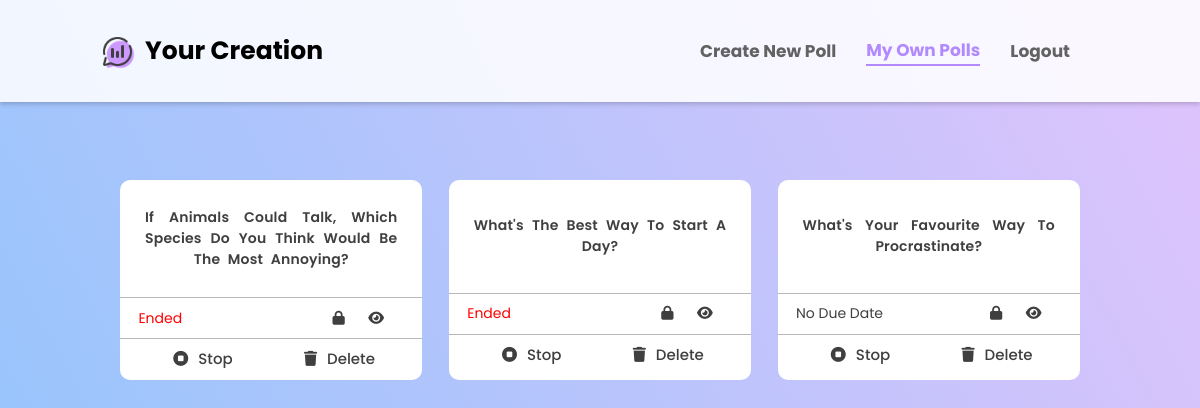
The app's page /myOwnPolls.php (signed in) with its own data.
### tables this page shows
CREATE TABLE `questions` (
  `qID` int(11) NOT NULL,
  `question` varchar(100) NOT NULL,
  `endDate` date NOT NULL,
  `uid` int(11) NOT NULL
);

### myOwnPolls.php (the view, shortened to what this page needs)
<!DOCTYPE html>
<html lang="en">
<head>
    <link rel="stylesheet" href="css/myownpolls.css">
    <link rel="stylesheet" href="https://cdnjs.cloudflare.com/ajax/libs/font-awesome/6.5.1/css/all.min.css" />
</head>
<body>
    <div class="container">
    <?php
        if(isset($_SESSION["currentUser"]))
        {
        $uID=$_SESSION["currentUser"];
        echo "  <header>
                    <div class='webname'>
                        <img src='images/icons.png' alt='LOGO'>
                        <button onClick='location.href=\"homepage.php\"' class='homepage'>Your Creation</button>
                    </div>
                    <nav>
                        <div class='btn'>
                            <button onclick='location.href=\"cp1.php\"' class=''>Create New Poll</button>
                        </div>
                        <div class='btn'>
                        <button onclick='location.href=\"myOwnPolls.php\"' class='myownpoll'>My Own Polls</button>
                        </div>
                        <div class='btn'>
                            <button onclick='location.href=\"Logout.php\"' class='Logout'>Logout</button>
                        </div>
                    </nav>
                    <div class='mob-wrapper'>
                        <img src='images/icons8-menu.svg' alt='Mobile Menu Icon' style='width: 40px;' class='menu' />
                        <div class='hide' style='display:none;'>
                            <a href='cp1.php' class='here'>Create new poll</a>
                            <a href='myownpolls.php'>My Own Polls</a>
                            <a href='logout.php'>Logout</a>
                        </div>
                    </div>
                </header>";
        }
        else
        {
            header('location:homepage.php');
        }
        echo "<main>";
    try {
        require('connection.php');
        $sql = "SELECT * FROM questions WHERE uID=?";
        $rs=$db->prepare($sql);
        $rs->bindParam(1,$uID);
        $stmt=$rs->execute();
        if($stmt>0)
        {
            $rows = $rs->fetchAll(PDO::FETCH_ASSOC);
            foreach($rows as $row)
            {
                $qID=$row["qID"];
                echo "<div class='qBox'>
                            <div class='question' onClick='location.href=\"viewquestion2.php?qID=$qID\"'>  ". $row['question']."</div>";
                $endDate=$row["endDate"];
                echo   "<div class='info'>";
                echo "<div class='row1'>";
                if($endDate < date("Y-m-d") && $endDate != '0000-00-00')
                {
                    $color = "red";
                    $status = "Ended";
                    echo "<div class='endDate' style='color: {$color}'> $status </div>";
                }
                if($endDate == '0000-00-00')
                {
                    echo "<div class='endDate'> No Due Date </div>";
                }
                if(isset($_SESSION['currentUser']))
                {
                    $uID = $_SESSION['currentUser'];
                    $sql2 = "SELECT * FROM votes WHERE uID = :uID AND qID = :qID";
                    $result2 = $db->prepare($sql2);
                    $result2->bindValue(":uID", $uID);
                    $result2->bindValue(":qID", $qID);
                    $result2->execute();
                    $count2 = $result2->rowCount();
                    if($count2 > 0)
                        echo "  <div class='lock'>
                                    <i class='fa-solid fa-lock'></i>
                                </div>";
                    else
                        echo "  <div class='lock'>
                                    <i class='fa-solid fa-unlock-keyhole'></i>
                                </div>";
                }
                echo " <div>
                            <i id='eye' class='fa-solid fa-eye'></i>
                        </div> ";
                echo "</div>";
                echo "  <div class='row2'>
                                <div onClick='location.href=\"stopQuestion.php?qID=$qID\"' class='stop'>
                                    <i class='fa-solid fa-circle-stop'></i>
                                    <h4>Stop</h4>
                                </div>
                                <div onClick='location.href=\"deleteQuestion.php?qID=$qID\"' class='delete'>
                                    <i class='fa-solid fa-trash'></i>
                                    <h4>Delete</h4>
                                </div>
                        </div>";
                echo "</div>";
                echo "</div>";
            }
        }
    }
    catch(PDOEXCEPTION $ex)
    {
        die($ex->getMessage());
    }
    echo "</main>";
    ?>
    </div>
<body>
</html>

### css/myownpolls.css (style rules this page uses)
* { box-sizing: border-box; }
html { height: 100%; }
body { background-color: #8EC5FC; background-image: linear-gradient(62deg, #8EC5FC 0%, #E0C3FC 100%); margin: 0; font-family: 'Poppins', sans-serif; font-size:14px; color:#a09e9c; text-transform: initial; background-repeat: no-repeat; background-position: center; background-size: cover; background-attachment: fixed; }
.container { margin: 0 auto; min-height: 650px; font-family: 'Poppins', sans-serif; width: 100%; height: 100vh; }
header { background-color: #ffffffdb; box-shadow: 0 2px 5px rgba(0,0,0,.2); color: #3F3F3F; width: 100%; min-height: 100px; padding: 0 100px; position: fixed; top: 0; left: 0; display: flex; justify-content: space-between; align-items: center; }
header .webname { color: #8EC5FC; width: 40%; font-size: 25px; font-weight: bold; cursor: pointer; display: flex; align-items: center; align-content: center; }
header .webname button { padding: 32px 30px; padding-left: 10px; }
header .webname img { display: inline-block; height: 35px; width: 35px; }
header nav { font: 40px; display: flex; justify-content: space-between; align-items: center; }
header button { background-color: transparent; text-align: center; font: inherit; border: none; margin: 0; padding: 32px 30px; border-radius: 0; }
header nav button { color: #626262; font-size: 17px; font-weight: bold; }
header nav .btn .myownpoll { border-bottom: 2px solid #b28afd; padding: 0; color: #b28afd; padding-bottom: 1px; }
main { width: 80%; margin: 0 auto; padding-top: 180px; display: flex; justify-content: space-between; align-items: center; flex-wrap: wrap; }
main .qBox { background-color: #ffffff; color: #3F3F3F; border-radius: 10px; height: 200px; width: 31.5%; margin-bottom: 40px; display: flex; flex-direction: column; justify-content: space-evenly; align-items: center; transition: 0.2s; }
main .qBox .question { font-size: 14px; font-weight: 600; width: 100%; min-height: 100px; text-align: justify; text-align-last: center; vertical-align: baseline; text-transform: capitalize; letter-spacing: 0.2px; line-height: 1.5; word-spacing: 4px; white-space: wrap; padding: 25px; display: flex; justify-content: center; align-items: center; }
main .qBox .info { width: 100%; margin: 0 auto; border-top: 1px solid #b8b8b8; display: flex; flex-direction: column; justify-content: space-between; align-items: center; }
main .qBox .info .row1 { width: 100%; height: 40px; display: flex; justify-content: space-evenly; align-items: center; align-content: center; }
main .qBox .row1 { padding-right: 15px; padding-left: 15px; }
#eye { margin-left: 20px; }
main .qBox .info .row1 .endDate { width: 70%; }
#eye { color: #3F3F3F; padding-right: 20px; }
main .qBox .info .row2 { width: 100%; height: 40px; border-top: 1px solid #b8b8b8; padding: 10px; display: flex; justify-content: space-evenly; align-items: center; align-content: center; }
main .qBox .info .row2 .stop, main .qBox .info .row2 .delete { width: 45%; font-size: 15px; font-weight: 400; display: flex; justify-content: center; align-items: center; align-content: center; }
main .qBox .info .row2 i { padding-right: 10px; }
main .qBox .info .row2 h4 { font-weight: 500; }

### records on screen
questions: question "If Animals Could Talk, Which Species Do You Think Would Be The Most Annoying?", endDate "Ended"
questions: question "What's The Best Way To Start A Day?", endDate "Ended"
questions: question "What's Your Favourite Way To Procrastinate?", endDate "No Due Date"
